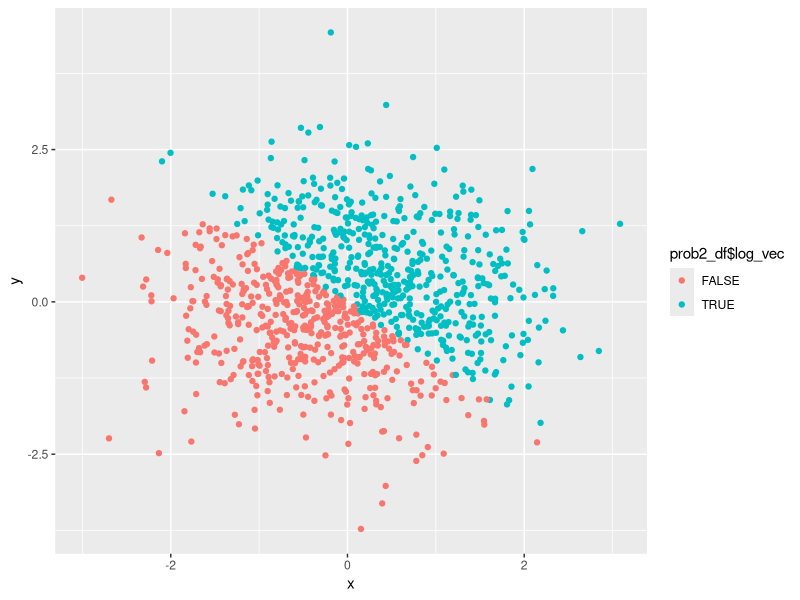
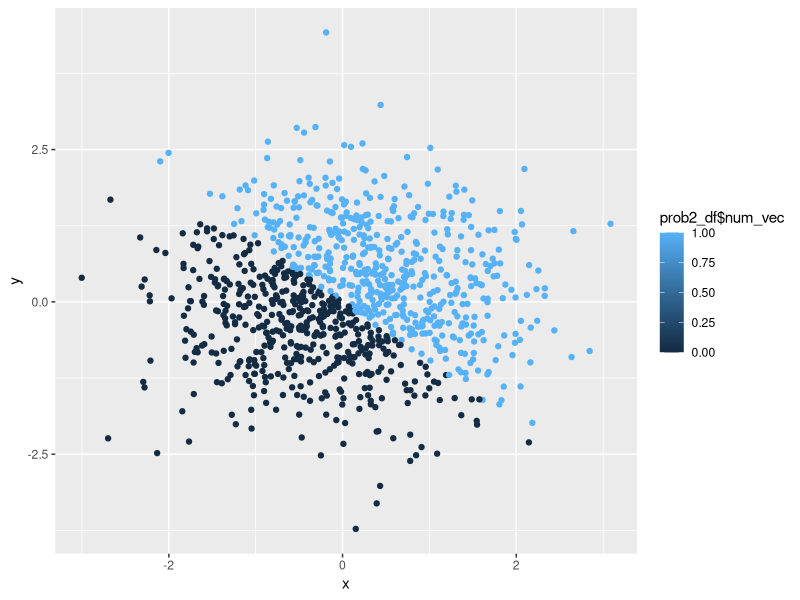
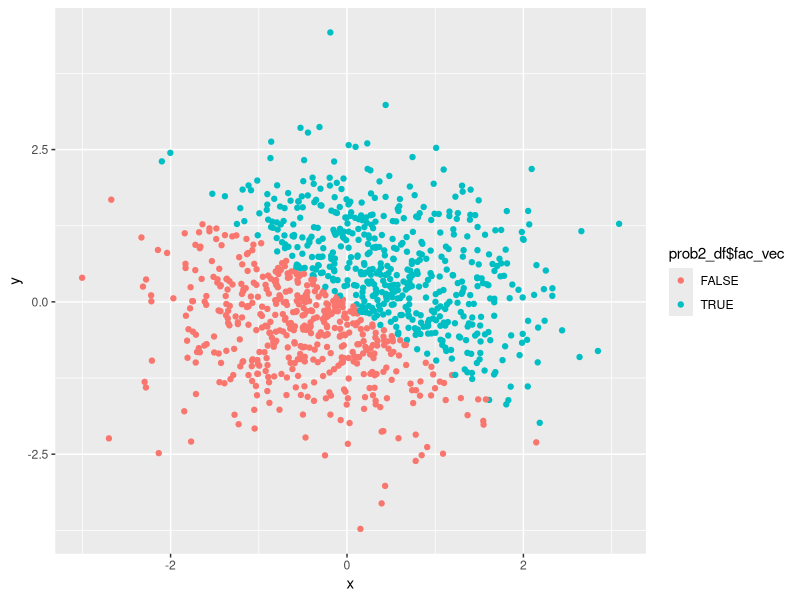

Write the R code that produced these figures, in order.
## ---- chunk 1
library(tidyverse)

prob1_df = tibble(
  rand_samp = runif(10, min = 0, max = 5),
  log_vec = rand_samp > 2,
  char_vec = LETTERS[1:10],
  fac_vec = factor(LETTERS[1:10])
)
## ---- chunk 2

mean_rand_samp <- mean(prob1_df$rand_samp)
mean_log_vec <- mean(prob1_df$log_vec)
mean_char_vec <- mean(prob1_df$char_vec)
mean_fac_vec <- mean(prob1_df$fac_vec)
## ---- chunk 3

char_to_fac <- as.factor(prob1_df$char_vec)
as.numeric(char_to_fac)

fac_to_char <- as.character(prob1_df$fac_vec)
as.numeric(fac_to_char)
## ---- chunk 4

library(tidyverse)

prob2_df = tibble(
  x = rnorm(1000),
  y = rnorm(1000),
  log_vec = (x + y > 0),
  num_vec = as.numeric(log_vec),
  fac_vec = as.factor(log_vec)
)
## ---- chunk 5

plot_1 = ggplot(prob2_df, aes(x = x, y = y)) +
  geom_point(aes(color = prob2_df$log_vec))
plot_1
## ---- chunk 6

plot_2 = ggplot(prob2_df, aes(x = x, y = y)) +
  geom_point(aes(color = prob2_df$num_vec))
plot_2
## ---- chunk 7

plot_3 = ggplot(prob2_df, aes(x = x, y = y)) +
  geom_point(aes(color = prob2_df$fac_vec))
plot_3
